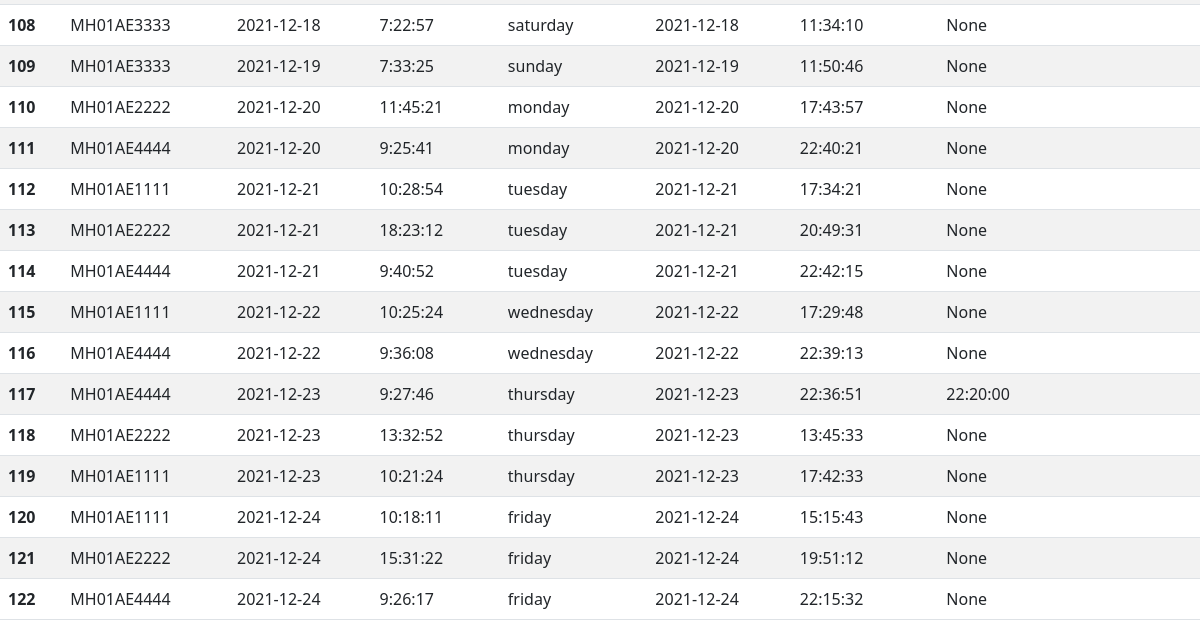
Page /logs (lower part) on the earlier database version.
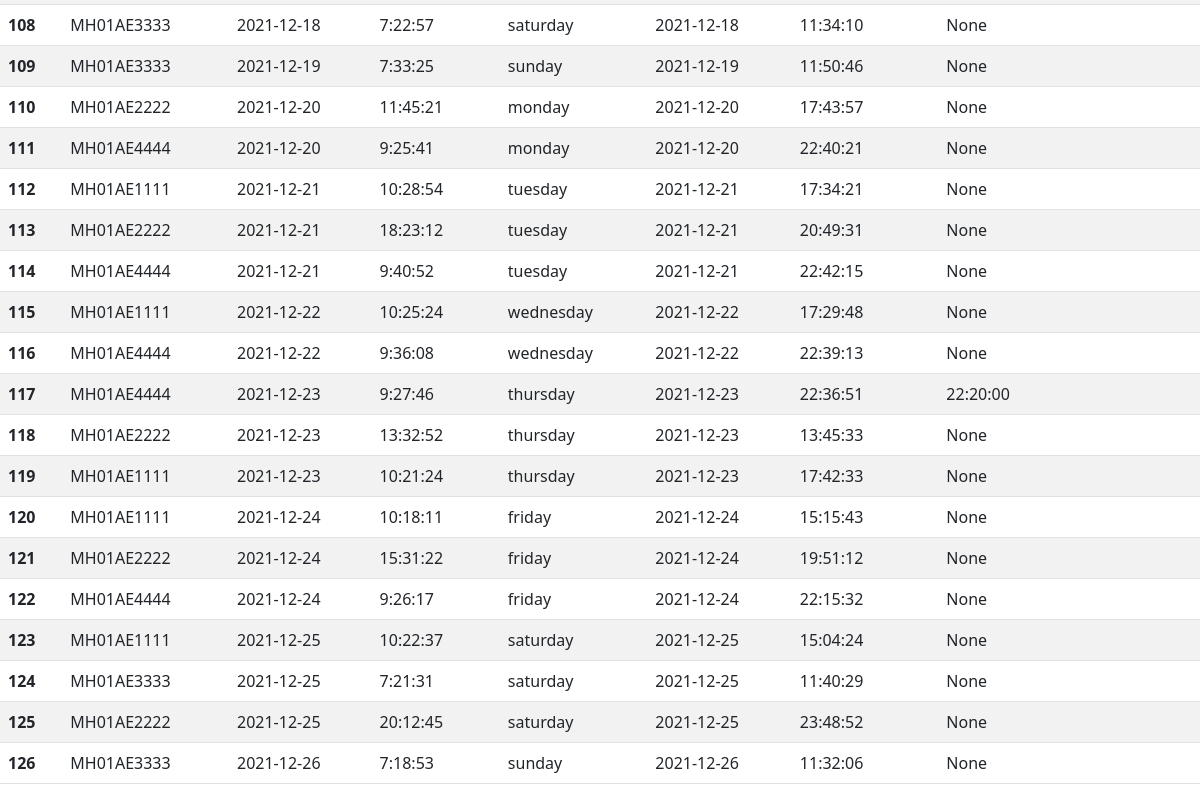
Same page on the later database version.
### app.py (models this page shows, shortened)
class VehicleLog(db.Model):
	id = db.Column(db.Integer, primary_key = True)
	vehicle_no = db.Column(db.String(20))
	exit_date = db.Column(db.Date)
	exit_time = db.Column(db.String(20))
	exit_day = db.Column(db.String(20))
	entry_date = db.Column(db.Date)
	entry_time = db.Column(db.String(20))
	predicted_entry_time = db.Column(db.String(20))

### app.py (the view)
@app.route('/logs')
def logs():
	vno = request.args.get('vno')
	if vno == None:
		logs = VehicleLog.query.all()
	else:
		logs = VehicleLog.query.filter_by(vehicle_no = vno)
	return render_template('log.html', logs=logs)

### templates/log.html (shortened to what this page needs)
{% extends "layout.html" %}
{% block content %}
<div>
	<table class="table table-striped">
  <tbody>
  	{% for log in logs %}
    <tr>
      <td><b>{{log.id}}</b></td>
      <td>{{log.vehicle_no}}</td>
      <td>{{log.exit_date}}</td>
      <td>{{log.exit_time}}</td>
      <td>{{log.exit_day}}</td>
      <td>{{log.entry_date}}</td>
      <td>{{log.entry_time}}</td>
      <td>{{log.predicted_entry_time}}</td>
    </tr>
    {% endfor %}
  </tbody>
</table>
</div>
{% endblock %}

### templates/layout.html (shortened to what this page needs)
<!DOCTYPE html>
<html>
<head>
	<link href="https://cdn.jsdelivr.net/npm/bootstrap@5.1.3/dist/css/bootstrap.min.css" rel="stylesheet">
</head>
<body>
{% block content %}
{% endblock %}
</body>
</html>

Differences in the rows shown:
added VehicleLog: id "123", vehicle_no "MH01AE1111", exit_date "2021-12-25", exit_time "10:22:37", exit_day "saturday", entry_date "2021-12-25", entry_time "15:04:24", predicted_entry_time "None"
added VehicleLog: id "124", vehicle_no "MH01AE3333", exit_date "2021-12-25", exit_time "7:21:31", exit_day "saturday", entry_date "2021-12-25", entry_time "11:40:29", predicted_entry_time "None"
added VehicleLog: id "125", vehicle_no "MH01AE2222", exit_date "2021-12-25", exit_time "20:12:45", exit_day "saturday", entry_date "2021-12-25", entry_time "23:48:52", predicted_entry_time "None"
added VehicleLog: id "126", vehicle_no "MH01AE3333", exit_date "2021-12-26", exit_time "7:18:53", exit_day "sunday", entry_date "2021-12-26", entry_time "11:32:06", predicted_entry_time "None"
